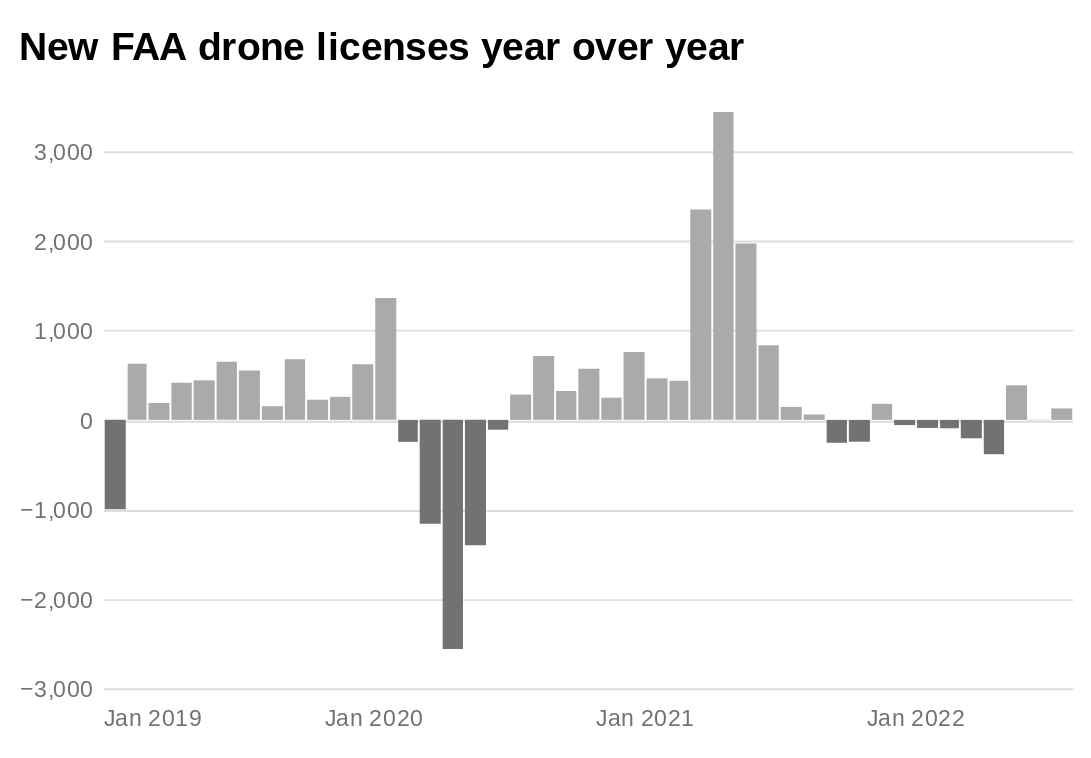

Write notebook code for a chart like this one.
### Code cell
chart = alt.Chart(trimmed_yearmonth[trimmed_yearmonth.yearmonth.dt.year > 2018]).encode(
    x=alt.X("yearmonth:T", title=None, timeUnit="yearmonth"),
)
    
bars = chart.mark_bar(color="lightblue").encode(
    y=alt.Y("yoy_change:Q", title=None),
    color=alt.condition(
        alt.datum.yoy_change > 0,
        alt.value(altair_theme.palette['ramp'][4]),  # The positive color
        alt.value(altair_theme.palette['accent'])  # The negative color
    ),
    tooltip=["yearmonth", "n", "yoy_change"]
)

(bars).properties(
    title="New FAA drone licenses year over year",
    width=500
).configure_axisX(grid=False)

### Figure 1 — Vega-Lite specification as saved in the notebook (floating-point values rounded to 4 significant figures)
{"config": {"view": {"width": 500, "height": 300, "stroke": 0}, "padding": {"top": 15, "bottom": 15, "left": 10, "right": 10}, "background": "#ffffff", "title": {"anchor": "start", "font": "\"Libre Franklin\",\"Helvetica\",\"Liberation Sans\",Arial,sans-serif", "color": "#000000", "fontSize": 20, "fontWeight": "bold", "lineHeight": 26, "subtitleFont": "\"Libre Franklin\",\"Helvetica\",\"Liberation Sans\",Arial,sans-serif", "subtitleFontSize": 14, "subtitleLineHeight": 18, "subtitlePadding": 5, "offset": 20}, "arc": {"fill": "#cecece"}, "area": {"fill": "#cecece"}, "line": {"stroke": "#cecece", "strokeWidth": 3}, "path": {"stroke": "#cecece"}, "rect": {"fill": "#cecece"}, "bar": {"fill": "#cecece"}, "point": {"stroke": "#cecece"}, "axis": {"titleFont": "\"Libre Franklin\",\"Helvetica\",\"Liberation Sans\",Arial,sans-serif", "titleFontSize": 14, "titleFontWeight": "normal", "labelFont": "\"Libre Franklin\",\"Helvetica\",\"Liberation Sans\",Arial,sans-serif", "labelFontSize": 12, "labelFontWeight": "normal", "tickColor": "#727272", "labelColor": "#727272"}, "axisX": {"labelAngle": 0, "labelPadding": 10, "labelFlush": true, "tickSize": 0, "domain": false, "grid": false}, "axisY": {"labelBaseline": "middle", "labelPadding": 5, "labelFlush": true, "tickSize": 0, "titleAlign": "left", "titleAngle": 0, "titleX": -45, "titleY": -11, "domain": false}, "legend": {"titleFont": "\"Libre Franklin\",\"Helvetica\",\"Liberation Sans\",Arial,sans-serif", "titleFontSize": 14, "titleFontWeight": "normal", "symbolType": "square", "labelFont": "\"Libre Franklin\",\"Helvetica\",\"Liberation Sans\",Arial,sans-serif", "labelFontSize": 13}, "range": {"heatmap": ["#5e5e5e", "#727272", "#858585", "#989898", "#aaaaaa", "#bcbcbc", "#c4c4c4", "#cecece", "#e0e0e0", "#f0f0f0", "#ffffff"], "ordinal": ["#5e5e5e", "#727272", "#858585", "#989898", "#aaaaaa", "#bcbcbc", "#c4c4c4", "#cecece", "#e0e0e0", "#f0f0f0", "#ffffff"], "ramp": ["#5e5e5e", "#727272", "#858585", "#989898", "#aaaaaa", "#bcbcbc", "#c4c4c4", "#cecece", "#e0e0e0", "#f0f0f0", "#ffffff"]}}, "data": {"name": "data-601e449d91013aa64a2b4c84b996c03e"}, "mark": {"type": "bar", "color": "lightblue"}, "encoding": {"color": {"condition": {"value": "#aaaaaa", "test": "(datum.yoy_change > 0)"}, "value": "#727272"}, "tooltip": [{"field": "yearmonth", "type": "temporal"}, {"field": "n", "type": "quantitative"}, {"field": "yoy_change", "type": "quantitative"}], "x": {"field": "yearmonth", "timeUnit": "yearmonth", "title": null, "type": "temporal"}, "y": {"field": "yoy_change", "title": null, "type": "quantitative"}}, "title": "New FAA drone licenses year over year", "width": 500, "$schema": "https://vega.github.io/schema/vega-lite/v4.17.0.json", "datasets": {"data-601e449d91013aa64a2b4c84b996c03e": [{"yearmonth": "2019-01-01T00:00:00", "n": 2499, "3_month_rolling_average": 2666.0, "yoy_change": -999.0}, {"yearmonth": "2019-02-01T00:00:00", "n": 4352, "3_month_rolling_average": 3124.0, "yoy_change": 628.0}, {"yearmonth": "2019-03-01T00:00:00", "n": 4475, "3_month_rolling_average": 3775.0, "yoy_change": 189.0}, {"yearmonth": "2019-04-01T00:00:00", "n": 4381, "3_month_rolling_average": 4403.0, "yoy_change": 415.0}, {"yearmonth": "2019-05-01T00:00:00", "n": 4456, "3_month_rolling_average": 4437.0, "yoy_change": 442.0}, {"yearmonth": "2019-06-01T00:00:00", "n": 4289, "3_month_rolling_average": 4375.0, "yoy_change": 650.0}, {"yearmonth": "2019-07-01T00:00:00", "n": 4143, "3_month_rolling_average": 4296.0, "yoy_change": 553.0}, {"yearmonth": "2019-08-01T00:00:00", "n": 4021, "3_month_rolling_average": 4151.0, "yoy_change": 153.0}, {"yearmonth": "2019-09-01T00:00:00", "n": 4012, "3_month_rolling_average": 4059.0, "yoy_change": 676.0}, {"yearmonth": "2019-10-01T00:00:00", "n": 3617, "3_month_rolling_average": 3883.0, "yoy_change": 225.0}, {"yearmonth": "2019-11-01T00:00:00", "n": 3234, "3_month_rolling_average": 3621.0, "yoy_change": 257.0}, {"yearmonth": "2019-12-01T00:00:00", "n": 3144, "3_month_rolling_average": 3332.0, "yoy_change": 622.0}, {"yearmonth": "2020-01-01T00:00:00", "n": 3860, "3_month_rolling_average": 3413.0, "yoy_change": 1361.0}, {"yearmonth": "2020-02-01T00:00:00", "n": 4106, "3_month_rolling_average": 3703.0, "yoy_change": -246.0}, {"yearmonth": "2020-03-01T00:00:00", "n": 3313, "3_month_rolling_average": 3760.0, "yoy_change": -1162.0}, {"yearmonth": "2020-04-01T00:00:00", "n": 1820, "3_month_rolling_average": 3080.0, "yoy_change": -2561.0}, {"yearmonth": "2020-05-01T00:00:00", "n": 3056, "3_month_rolling_average": 2730.0, "yoy_change": -1400.0}, {"yearmonth": "2020-06-01T00:00:00", "n": 4179, "3_month_rolling_average": 3018.0, "yoy_change": -110.0}, {"yearmonth": "2020-07-01T00:00:00", "n": 4426, "3_month_rolling_average": 3887.0, "yoy_change": 283.0}, {"yearmonth": "2020-08-01T00:00:00", "n": 4734, "3_month_rolling_average": 4446.0, "yoy_change": 713.0}, {"yearmonth": "2020-09-01T00:00:00", "n": 4335, "3_month_rolling_average": 4498.0, "yoy_change": 323.0}, {"yearmonth": "2020-10-01T00:00:00", "n": 4188, "3_month_rolling_average": 4419.0, "yoy_change": 571.0}, {"yearmonth": "2020-11-01T00:00:00", "n": 3482, "3_month_rolling_average": 4002.0, "yoy_change": 248.0}, {"yearmonth": "2020-12-01T00:00:00", "n": 3901, "3_month_rolling_average": 3857.0, "yoy_change": 757.0}, {"yearmonth": "2021-01-01T00:00:00", "n": 4324, "3_month_rolling_average": 3902.0, "yoy_change": 464.0}, {"yearmonth": "2021-02-01T00:00:00", "n": 4542, "3_month_rolling_average": 4256.0, "yoy_change": 436.0}, {"yearmonth": "2021-03-01T00:00:00", "n": 5664, "3_month_rolling_average": 4843.0, "yoy_change": 2351.0}, {"yearmonth": "2021-04-01T00:00:00", "n": 5259, "3_month_rolling_average": 5155.0, "yoy_change": 3439.0}, {"yearmonth": "2021-05-01T00:00:00", "n": 5028, "3_month_rolling_average": 5317.0, "yoy_change": 1972.0}, {"yearmonth": "2021-06-01T00:00:00", "n": 5013, "3_month_rolling_average": 5100.0, "yoy_change": 834.0}, {"yearmonth": "2021-07-01T00:00:00", "n": 4571, "3_month_rolling_average": 4871.0, "yoy_change": 145.0}, {"yearmonth": "2021-08-01T00:00:00", "n": 4794, "3_month_rolling_average": 4793.0, "yoy_change": 60.0}, {"yearmonth": "2021-09-01T00:00:00", "n": 4079, "3_month_rolling_average": 4481.0, "yoy_change": -256.0}, {"yearmonth": "2021-10-01T00:00:00", "n": 3944, "3_month_rolling_average": 4272.0, "yoy_change": -244.0}, {"yearmonth": "2021-11-01T00:00:00", "n": 3661, "3_month_rolling_average": 3895.0, "yoy_change": 179.0}, {"yearmonth": "2021-12-01T00:00:00", "n": 3843, "3_month_rolling_average": 3816.0, "yoy_change": -58.0}, {"yearmonth": "2022-01-01T00:00:00", "n": 4234, "3_month_rolling_average": 3913.0, "yoy_change": -90.0}, {"yearmonth": "2022-02-01T00:00:00", "n": 4448, "3_month_rolling_average": 4175.0, "yoy_change": -94.0}, {"yearmonth": "2022-03-01T00:00:00", "n": 5458, "3_month_rolling_average": 4713.0, "yoy_change": -206.0}, {"yearmonth": "2022-04-01T00:00:00", "n": 4875, "3_month_rolling_average": 4927.0, "yoy_change": -384.0}, {"yearmonth": "2022-05-01T00:00:00", "n": 5414, "3_month_rolling_average": 5249.0, "yoy_change": 386.0}, {"yearmonth": "2022-06-01T00:00:00", "n": 5010, "3_month_rolling_average": 5100.0, "yoy_change": -3.0}, {"yearmonth": "2022-07-01T00:00:00", "n": 4699, "3_month_rolling_average": 5041.0, "yoy_change": 128.0}]}}
